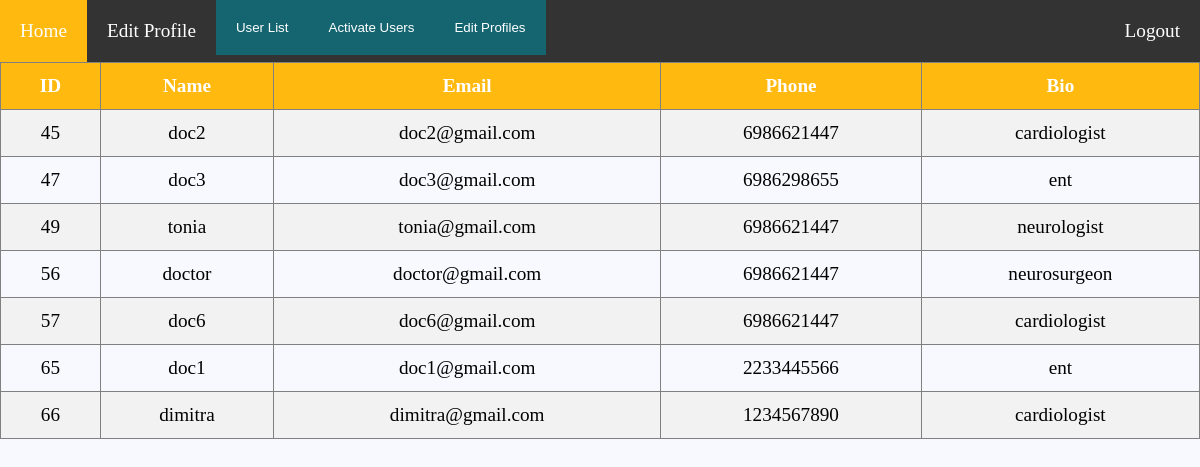
The page /doc_list_sec.php (signed in) on the database its author committed.
### tables this page shows
CREATE TABLE `doctor` (
  `id` int(11) NOT NULL,
  `username` varchar(30) NOT NULL,
  `email` varchar(30) NOT NULL,
  `phone` varchar(255) NOT NULL,
  `department_id` int(10) UNSIGNED NOT NULL,
  `bio` text NOT NULL,
  `password` varchar(64) NOT NULL,
  `status` enum('Active','Inactive','','') NOT NULL DEFAULT 'Inactive',
  `image` varchar(45) NOT NULL
);

### doc_list_sec.php (the view, shortened to what this page needs)
<!DOCTYPE html>
<html>
<link rel="stylesheet" type="text/css" href="style.css">
<?php
include 'nav_sec.php';
?>
<?php
$db = mysqli_connect('localhost', 'root', '', 'doctor_appointment');
$query = "SELECT id, username, email, phone, bio FROM doctor ";
    $results= mysqli_query($db, $query);
    $list = [];
    while($r = mysqli_fetch_assoc($results))
{
    $list[]=$r;
}
?>
	<table align="right" width="600" border="1" cellpadding="1">
  <tr>
  	<th>ID</th>
    <th>Name</th>
    <th>Email</th>
    <th>Phone</th>
    <th>Bio</th>
  </tr>
<?php
  foreach ($list as $s) {
        echo"<tr>";
        echo"<td>".$s['id']."</td>";
        echo"<td>".$s['username']."</td>";
        echo"<td>".$s['email']."</td>";
        echo"<td>".$s['phone']."</td>";
        echo"<td>".$s['bio']."</td>";
        ?>
        <?php
    }
    ?>
</table>
</body>
</html>

### nav_sec.php (shortened to what this page needs)
<!DOCTYPE html>
<html>
<head>
</head>
<body>
    <ul>
        <li class="li1"><a href="sec_home.php">Home</a></li>
        <li class="li1"><a href="sec_edit.php">Edit Profile</a></li>
        <li class="li1">
            <div class="dropdown">
                <button class="dropbtn">User List</button>
            </div>
        </li>
        <li class="li1">
            <div class="dropdown">
                <button class="dropbtn">Activate Users</button>
            </div>
            <li class="li1">
            <div class="dropdown">
                <button class="dropbtn">Edit Profiles</button>
            </div>
        <?php
        if (isset($_SESSION['email'])) { ?>
            <li style=" float:right;"> <a class="link" href="logout.php" style="text-align:center">Logout</a></li>
            <?php } else {
            if (isset($_SESSION['email'])) { ?>
                <li style=" float:right;"> <a class="link" href="logout.php">Logout</a></li>
        <?php }
        } ?>
    </ul>
</body>
</html>

### style.css (style rules this page uses)
* { margin: 0px; padding: 0px; }
body { font-size: 120%; background: #F8F8FF; }
table { border-collapse: collapse; width: 100%; }
th { text-align: center; padding: 12px; background-color: #FFB90F; color: white; }
td { text-align: left; padding: 12px; }
tr:nth-child(even) { background-color: #f2f2f2 }

### nav_sec.php (style rules this page uses)
body { margin: 0; }
ul { list-style-type: none; margin: 0; padding: 0; overflow: hidden; background-color: #333; top: 0; width: 100%; left: 0; font: verdana; }
.li1 { float: left; }
button { background-color: #156571; color: white; border: none; cursor: pointer; width: 100%; }
li a, .dropbtn { display: inline-block; color: white; text-align: left; padding: 20px 20px; text-decoration: none; }

### doc_list_sec.php (style rules this page uses)
table { border-collapse: collapse; width: 100%; float: right; }
th { text-align: center; padding: 12px; background-color: #FFB90F; color: white; }
td { text-align: center; padding: 12px; }
tr:nth-child(even) { background-color: #f2f2f2 }

### rows shown on the page
doctor: id "45", username "doc2", email "doc2@gmail.com", phone "6986621447", bio "cardiologist"
doctor: id "47", username "doc3", email "doc3@gmail.com", phone "6986298655", bio "ent"
doctor: id "49", username "tonia", email "tonia@gmail.com", phone "6986621447", bio "neurologist"
doctor: id "56", username "doctor", email "doctor@gmail.com", phone "6986621447", bio "neurosurgeon"
doctor: id "57", username "doc6", email "doc6@gmail.com", phone "6986621447", bio "cardiologist"
doctor: id "65", username "doc1", email "doc1@gmail.com", phone "2233445566", bio "ent"
doctor: id "66", username "dimitra", email "dimitra@gmail.com", phone "1234567890", bio "cardiologist"
